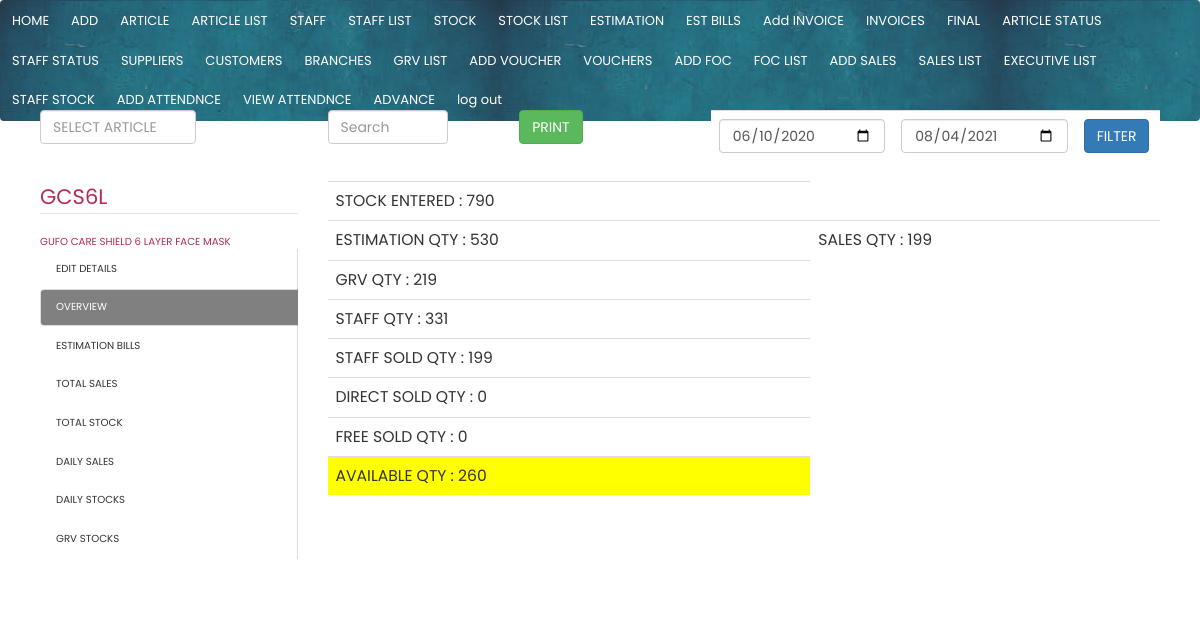
The app's page /view/item_sales.php?value=1 (signed in) with its own data.
### tables this page shows
CREATE TABLE `articles` (
  `article_id` int(11) NOT NULL,
  `article_name` varchar(250) NOT NULL,
  `supplier_id` int(11) NOT NULL,
  `article_price` decimal(11,2) NOT NULL,
  `article_stock` int(11) DEFAULT 0,
  `article_no` varchar(250) NOT NULL,
  `sales_price` decimal(11,2) NOT NULL,
  `hsn_no` varchar(250) NOT NULL,
  `sgst` varchar(250) NOT NULL,
  `cgst` varchar(250) NOT NULL,
  `igst` varchar(250) NOT NULL,
  `staff_stock` int(11) DEFAULT 0,
  `enter_datetime` datetime NOT NULL DEFAULT current_timestamp(),
  `sold` int(11) DEFAULT 0,
  `dsold` int(11) DEFAULT 0,
  `fsold` int(11) DEFAULT 0,
  `cess` decimal(11,2) NOT NULL
);

### connect.php (called while the page is built, shortened)
<?php
   $date = date("Y-m-d");
?>

### view/item_sales.php (the view, shortened to what this page needs)
<?php
include '../connect.php';
include("../main/navbar.php");
$from_date='2020-06-10';
$to_date=$date;
$value=1;
if (!empty($_GET["value"]))
    {
          $value = $_GET['value'];
 }
 $article_id=$value;
  $sql="SELECT * FROM `articles` WHERE article_id='$value'";
  $query=mysqli_query($conn,$sql);
  $fetch=mysqli_fetch_array($query);
   $article_name=$fetch['article_name'];
   $article_no=$fetch['article_no'];
?>
<!DOCTYPE html>
<html>
<head>
</head>
<body>
 <div class="col-md-12">
   <div class="col-lg-3">           <input   list="articles" id="article_id" class="form-control"   style="width: 13vw;" onchange="item_sales(this.value);" name="article_id" placeholder="SELECT ARTICLE" >
</div>
  <div class="col-lg-2" ><input class="form-control" placeholder="Search" id="myInput" type="text" style="width: 10vw; color: black;">   </div>
  <div class="col-lg-2" ><button class="btn btn-success"   onclick="print_page()">PRINT </button>
  </div>
  <div class="col-lg-5" style="*text-align: right;">
    <table class="table"><tr>
    <td>
      <input  type="date"  class="form-control" style="*width: 10vw;" name="from_date" value="<?php echo $from_date;?>" id="from_date"></td><td>
        <input  type="date" class="form-control"  style="*width: 10vw;" name="to_date" value="<?php echo $to_date;?>" id="to_date"></td><td>
          <button class="btn  btn-primary" onclick="date_filter();">FILTER </button></td>
        </tr></table>
      </div>
    </div>
    <div class="col-md-12" style="font-size: .85vw;"  id="printableArea">
      <div class="col-xs-3">
        <legend><?php echo $article_no;?></legend>
                <span><?php echo $article_name;?></span>
        <ul class="nav nav-tabs tabs-left">
          <li><a href="#details" data-toggle="tab">EDIT DETAILS</a></li>
          <li  class="active"><a href="#overview" data-toggle="tab">OVERVIEW</a></li>
          <li ><a href="#estimation" data-toggle="tab">ESTIMATION BILLS</a></li>
          <li><a href="#sales" data-toggle="tab"> TOTAL SALES</a></li>
          <li ><a href="#stock" data-toggle="tab"> TOTAL STOCK</a></li>
          <li><a href="#dailySales" data-toggle="tab"> DAILY SALES</a></li>
          <li><a href="#stocks" data-toggle="tab"> DAILY   STOCKS</a></li>
          <li><a href="#grv" data-toggle="tab"> GRV   STOCKS</a></li>
        </ul>
      </div>
      <div class="col-xs-9">
        <div class="tab-content">
    <div class="tab-pane active " id="overview">
  <?php
    $sql="SELECT articles.article_id,
           articles.article_name,
           articles.hsn_no,
           articles.sgst,
           articles.cgst,
           articles.igst,
           articles.cess,
           articles.article_no,
             articles.article_price,
            sum(stocks.article_qty) as in_stock,
             articles.sales_price,
               articles.article_stock AS available,
          articles.sold,
          articles.dsold,
          articles.fsold,
           articles.staff_stock as staff_stock,
            articles.article_stock as main_stock,
              suppliers.supplier_name from articles
                     LEFT JOIN stocks
                  ON stocks.article_id = articles.article_id
              left JOIN suppliers
               ON suppliers.supplier_id=articles.supplier_id
       WHERE  articles.article_id='$article_id'";
  $query=mysqli_query($conn,$sql);
  $fetch=mysqli_fetch_array($query);
   $article_id=$fetch["article_id"];
       $sold=$fetch["sold"];
       $dsold=$fetch["dsold"];
       $fsold=$fetch["fsold"];
       $in_stock=$fetch["in_stock"];
       $staff_stock=$fetch["staff_stock"];
       $available=$fetch["available"];
   ?>
 <?php
 $sql1="SELECT sum(article_qty) as est_qty FROM `estimation_articles`  WHERE article_id='$article_id'";
 $sql2="SELECT sum(article_qty) as sls_qty FROM `sales_articles`  WHERE article_id='$article_id'";
 $sql3="SELECT SUM(article_qty) as grv_qty FROM `staff_grv_articles` WHERE article_id='$article_id'";
  $query1=mysqli_query($conn,$sql1);
  $query2=mysqli_query($conn,$sql2);
  $query3=mysqli_query($conn,$sql3);
  $fetch1=mysqli_fetch_array($query1);
  $fetch2=mysqli_fetch_array($query2);
  $fetch3=mysqli_fetch_array($query3);
   $est_qty=$fetch1['est_qty'];
   $sls_qty=$fetch2['sls_qty'];
   $grv_qty=$fetch3['grv_qty'];
   ?>
   <table class="table" style="font-size: 1.3vw;">
     <tr>
     <td>STOCK ENTERED  : <?php echo $in_stock;?></td></tr><tr>
     <td>ESTIMATION QTY : <?php echo $est_qty;?></td>
      <td>SALES QTY : <?php echo $sls_qty;?></td></tr><tr>
      <td>GRV QTY : <?php echo $grv_qty;?></td></tr><tr>
     <td>STAFF QTY : <?php echo $staff_stock;?></td></tr><tr>
     <td>STAFF SOLD QTY : <?php echo $sold;?></td></tr><tr>
     <td>DIRECT SOLD QTY : <?php echo $dsold;?></td></tr><tr>
     <td>FREE SOLD QTY : <?php echo $fsold;?></td></tr><tr>
     <td style=" <?php
     $nabeel=$in_stock-$est_qty-$dsold-$fsold;
      if ($available!=$nabeel)
      {
        echo  "background-color: red;";
      }
      else
        { echo  "background-color: yellow;";}
          ?> ">AVAILABLE QTY : <?php echo $available;?></td></tr>
   </table>
    </div>
      <?php
include("../view/article_edit.php");
?>
</div>
</div>
</div>
</body>
</html>

### css/w3.css (style rules this page uses)
html { box-sizing:border-box }
*,*:before,*:after { box-sizing:inherit }
html { -ms-text-size-adjust:100%;-webkit-text-size-adjust:100% }
body { margin:0 }
a { background-color:transparent }
button,input,select,textarea,optgroup { font:inherit;margin:0 }
button,input { overflow:visible }
button,select { text-transform:none }
button,[type=button],[type=reset],[type=submit] { -webkit-appearance:button }
legend { color:inherit;display:table;max-width:100%;padding:0;white-space:normal }
html,body { font-family:Verdana,sans-serif;font-size:15px;line-height:1.5 }
html { overflow-x:hidden }
a { color:inherit }

### css/tab.css (style rules this page uses)
.tabs-left, .tabs-right { border-bottom: none; padding-top: 2px; }
.tabs-left { border-right: 1px solid #ddd; }
.tabs-left>li, .tabs-right>li { float: none; margin-bottom: 2px; }
.tabs-left>li { margin-right: -1px; }
.tabs-left>li.active>a, .tabs-left>li.active>a:hover, .tabs-left>li.active>a:focus { border-bottom-color: #ddd; background-color: grey; color: white; border-right-color: transparent; }
.tabs-left>li>a { border-radius: 4px 0 0 4px; margin-right: 0; display:block; }

### main/navbar.php (style rules this page uses)
body { margin:0; }

### records on screen
articles: article_no "GCS6L", article_name "GUFO CARE SHIELD 6 LAYER FACE MASK", staff_stock "331", sold "199", dsold "0", fsold "0", article_stock "260"

### other values on screen
$in_stock "790"
$est_qty "530"
$sls_qty "199"
$grv_qty "219"
